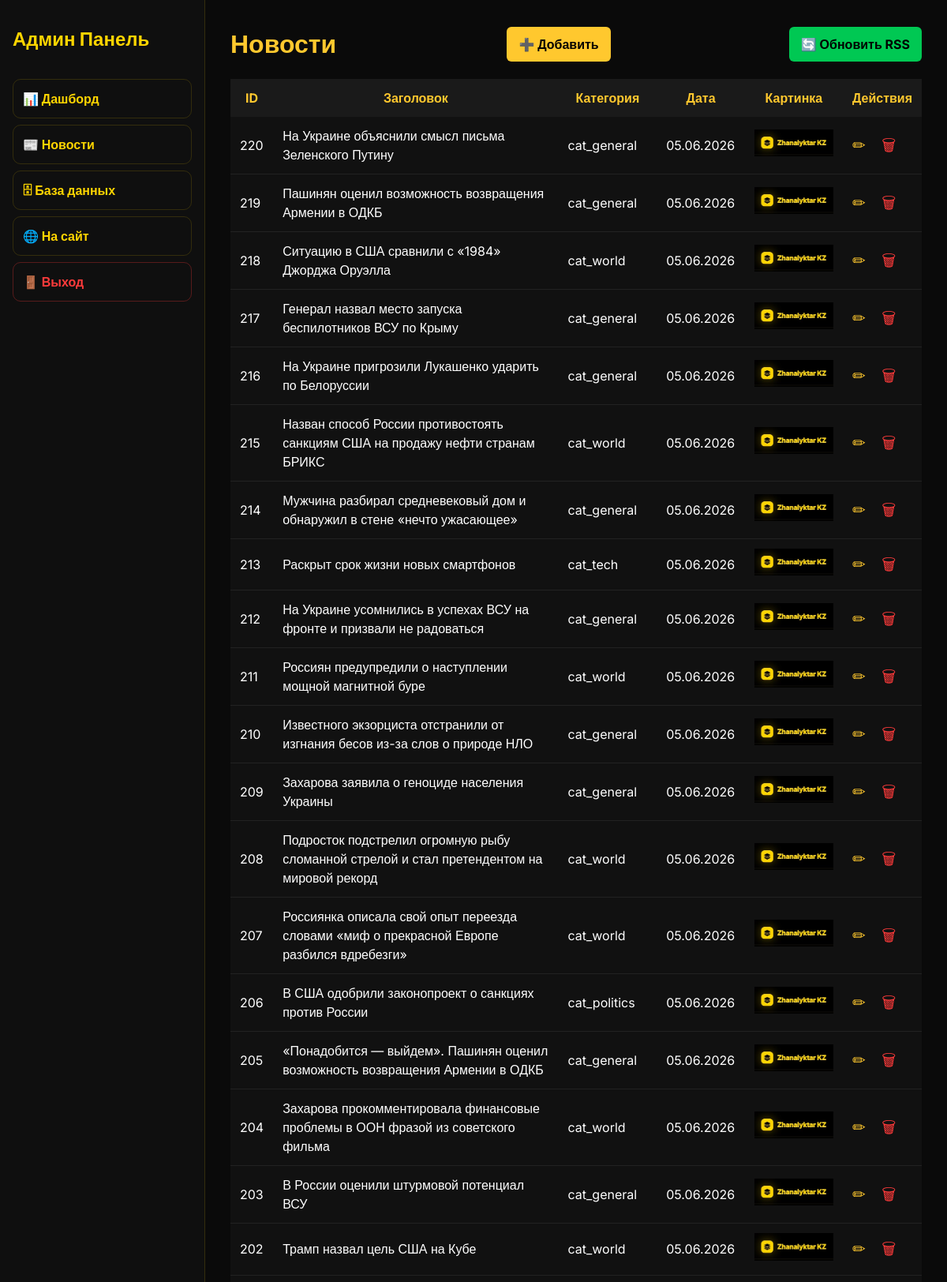
The page /admin/news (signed in, upper part) on the database its author committed.
### app/models.py (models this page shows, shortened)
class News(db.Model):
    id = db.Column(db.Integer, primary_key=True)
    category_id = db.Column(db.Integer, db.ForeignKey('category.id'), nullable=False)
    title_kk = db.Column(db.String(200), nullable=False)
    title_ru = db.Column(db.String(200), nullable=False)
    title_en = db.Column(db.String(200), nullable=False)
    content_kk = db.Column(db.Text, nullable=False)
    content_ru = db.Column(db.Text, nullable=False)
    content_en = db.Column(db.Text, nullable=False)
    summary_kk = db.Column(db.Text, nullable=True)
    summary_ru = db.Column(db.Text, nullable=True)
    summary_en = db.Column(db.Text, nullable=True)
    image_filename = db.Column(db.String(200), nullable=True)
    source_name = db.Column(db.String(100), nullable=True)
    original_url = db.Column(db.String(500), unique=True, nullable=True)
    views = db.Column(db.Integer, default=0)
    created_at = db.Column(db.DateTime, default=datetime.utcnow, index=True)

class Category(db.Model):
    id = db.Column(db.Integer, primary_key=True)
    code = db.Column(db.String(50), unique=True, nullable=False)
    news = db.relationship('News', backref='category', lazy='dynamic')

### app/admin.py (the view)
@admin_bp.route('/news')
@login_required
def news_list():
    news_items = News.query.order_by(News.created_at.desc()).all()
    categories = Category.query.all()
    return render_template('admin/news_list.html',
                           news_items=news_items,
                           categories=categories)

### app/__init__.py (called while the page is built)
def create_app(config_class=Config):
    app = Flask(__name__)
    app.config.from_object(config_class)
    db.init_app(app)
    login_manager.init_app(app)
    os.makedirs(app.config['UPLOAD_FOLDER'], exist_ok=True)
    from app.routes import main
    from app.admin import admin_bp
    app.register_blueprint(main)
    app.register_blueprint(admin_bp, url_prefix='/admin')
    from app.translations import get_translation
    def to_kz_time(dt):
        if dt:
            return dt + timedelta(hours=5)
        return dt
    @app.context_processor
    def inject_translations():
        def _(key):
            lang = session.get('lang', 'ru')
            return get_translation(lang, key)
        return dict(
            _=_,
            current_lang=lambda: session.get('lang', 'ru'),
            to_kz_time=to_kz_time
        )
    return app

### app/models.py (called while the page is built)
@login_manager.user_loader
def load_user(id):
    return User.query.get(int(id))

### app/templates/admin/news_list.html
{% extends "admin/base.html" %}
{% block content %}
<div style="display:flex; justify-content:space-between; align-items:center; margin-bottom:20px;">
    <h1 style="color:#FFC82E;">Новости</h1>
    <a href="{{ url_for('admin.news_add') }}"
       style="
            background:#FFC82E;
            color:#000;
            padding:10px 15px;
            border-radius:6px;
            text-decoration:none;
            font-weight:bold;
       ">
        ➕ Добавить
    </a>
<a href="{{ url_for('admin.news_fetch_rss') }}"
   style="
        background:#00c853;
        color:#000;
        padding:10px 15px;
        border-radius:6px;
        text-decoration:none;
        font-weight:bold;
        margin-left:10px;
   ">
    🔄 Обновить RSS
</a>
</div>
<table style="
    width:100%;
    border-collapse:collapse;
    background:#111;
    color:#fff;
">
    <tr style="
        background:#1a1a1a;
        color:#FFC82E;
    ">
        <th style="padding:12px;">ID</th>
        <th style="padding:12px;">Заголовок</th>
        <th style="padding:12px;">Категория</th>
        <th style="padding:12px;">Дата</th>
        <th style="padding:12px;">Картинка</th>
        <th style="padding:12px;">Действия</th>
    </tr>
    {% for news in news_items %}
    <tr style="border-bottom:1px solid #222;">
        <td style="padding:12px;">
            {{ news.id }}
        </td>
        <td style="padding:12px;">
            {{ news.title_ru }}
        </td>
        <td style="padding:12px;">
            {{ news.category.code if news.category else '' }}
        </td>
        <td style="padding:12px;">
            {{ news.created_at.strftime('%d.%m.%Y') if news.created_at else '' }}
        </td>
        <td style="padding:12px;">
            {% if news.image_filename %}
                <img src="{{ url_for('static', filename='images/uploads/' ~ news.image_filename) }}" width="100">
            {% else %}
                <img src="{{ url_for('static', filename='images/default.jpg') }}" width="100">
            {% endif %}
        </td>
        <td style="padding:12px;">
            <a href="{{ url_for('admin.news_edit', news_id=news.id) }}"
               style="
                    color:#FFC82E;
                    text-decoration:none;
                    margin-right:15px;
                    font-size:20px;
               ">
                ✏
            </a>
            <a href="{{ url_for('admin.news_delete', news_id=news.id) }}"
               style="
                    color:#ff3b3b;
                    text-decoration:none;
                    font-size:20px;
               ">
                🗑
            </a>
        </td>
    </tr>
    {% endfor %}
</table>
{% endblock %}

### app/static/css/style.css (style rules this page uses)
* { margin: 0; padding: 0; box-sizing: border-box; -webkit-font-smoothing: antialiased; }
body { font-family: 'Inter', -apple-system, BlinkMacSystemFont, "Segoe UI", Roboto, sans-serif; background-color: var(--bg-base); color: var(--text-main); line-height: 1.5; min-height: 100vh; display: flex; flex-direction: column; overflow-x: hidden; }
:root { --primary: #ffd500; --primary-glow: rgba(255, 213, 0, 0.45); --accent: #ffea00; --text-main: #ffffff; --text-muted: #bdbdbd; --bg-base: #000000; --bg-secondary: #050505; --bg-card: #0a0a0a; --glass-bg: rgba(0,0,0,0.92); --glass-border: rgba(255,255,255,0.04); }
body { background: #000000 !important; color: white; }
a { color: inherit; }
body { background: #000; color: #fff; }
a { text-decoration: none; }

### app/templates/admin/base.html (style rules this page uses)
body { background: #0a0a0a; color: #fff; font-family: 'Inter', sans-serif; }

### rows shown on the page
News: id "220", title_ru "На Украине объяснили смысл письма Зеленского Путину", category "cat_general", created_at "05.06.2026", image_filename (placeholder picture)
News: id "219", title_ru "Пашинян оценил возможность возвращения Армении в ОДКБ", category "cat_general", created_at "05.06.2026", image_filename (placeholder picture)
News: id "218", title_ru "Ситуацию в США сравнили с «1984» Джорджа Оруэлла", category "cat_world", created_at "05.06.2026", image_filename (placeholder picture)
News: id "217", title_ru "Генерал назвал место запуска беспилотников ВСУ по Крыму", category "cat_general", created_at "05.06.2026", image_filename (placeholder picture)
News: id "216", title_ru "На Украине пригрозили Лукашенко ударить по Белоруссии", category "cat_general", created_at "05.06.2026", image_filename (placeholder picture)
News: id "215", title_ru "Назван способ России противостоять санкциям США на продажу нефти странам БРИКС", category "cat_world", created_at "05.06.2026", image_filename (placeholder picture)
News: id "214", title_ru "Мужчина разбирал средневековый дом и обнаружил в стене «нечто ужасающее»", category "cat_general", created_at "05.06.2026", image_filename (placeholder picture)
News: id "213", title_ru "Раскрыт срок жизни новых смартфонов", category "cat_tech", created_at "05.06.2026", image_filename (placeholder picture)
News: id "212", title_ru "На Украине усомнились в успехах ВСУ на фронте и призвали не радоваться", category "cat_general", created_at "05.06.2026", image_filename (placeholder picture)
News: id "211", title_ru "Россиян предупредили о наступлении мощной магнитной буре", category "cat_world", created_at "05.06.2026", image_filename (placeholder picture)
News: id "210", title_ru "Известного экзорциста отстранили от изгнания бесов из-за слов о природе НЛО", category "cat_general", created_at "05.06.2026", image_filename (placeholder picture)
News: id "209", title_ru "Захарова заявила о геноциде населения Украины", category "cat_general", created_at "05.06.2026", image_filename (placeholder picture)
News: id "208", title_ru "Подросток подстрелил огромную рыбу сломанной стрелой и стал претендентом на мировой рекорд", category "cat_world", created_at "05.06.2026", image_filename (placeholder picture)
News: id "207", title_ru "Россиянка описала свой опыт переезда словами «миф о прекрасной Европе разбился вдребезги»", category "cat_world", created_at "05.06.2026", image_filename (placeholder picture)
News: id "206", title_ru "В США одобрили законопроект о санкциях против России", category "cat_politics", created_at "05.06.2026", image_filename (placeholder picture)
News: id "205", title_ru "«Понадобится — выйдем». Пашинян оценил возможность возвращения Армении в ОДКБ", category "cat_general", created_at "05.06.2026", image_filename (placeholder picture)
News: id "204", title_ru "Захарова прокомментировала финансовые проблемы в ООН фразой из советского фильма", category "cat_world", created_at "05.06.2026", image_filename (placeholder picture)
News: id "203", title_ru "В России оценили штурмовой потенциал ВСУ", category "cat_general", created_at "05.06.2026", image_filename (placeholder picture)
News: id "202", title_ru "Трамп назвал цель США на Кубе", category "cat_world", created_at "05.06.2026", image_filename (placeholder picture)
